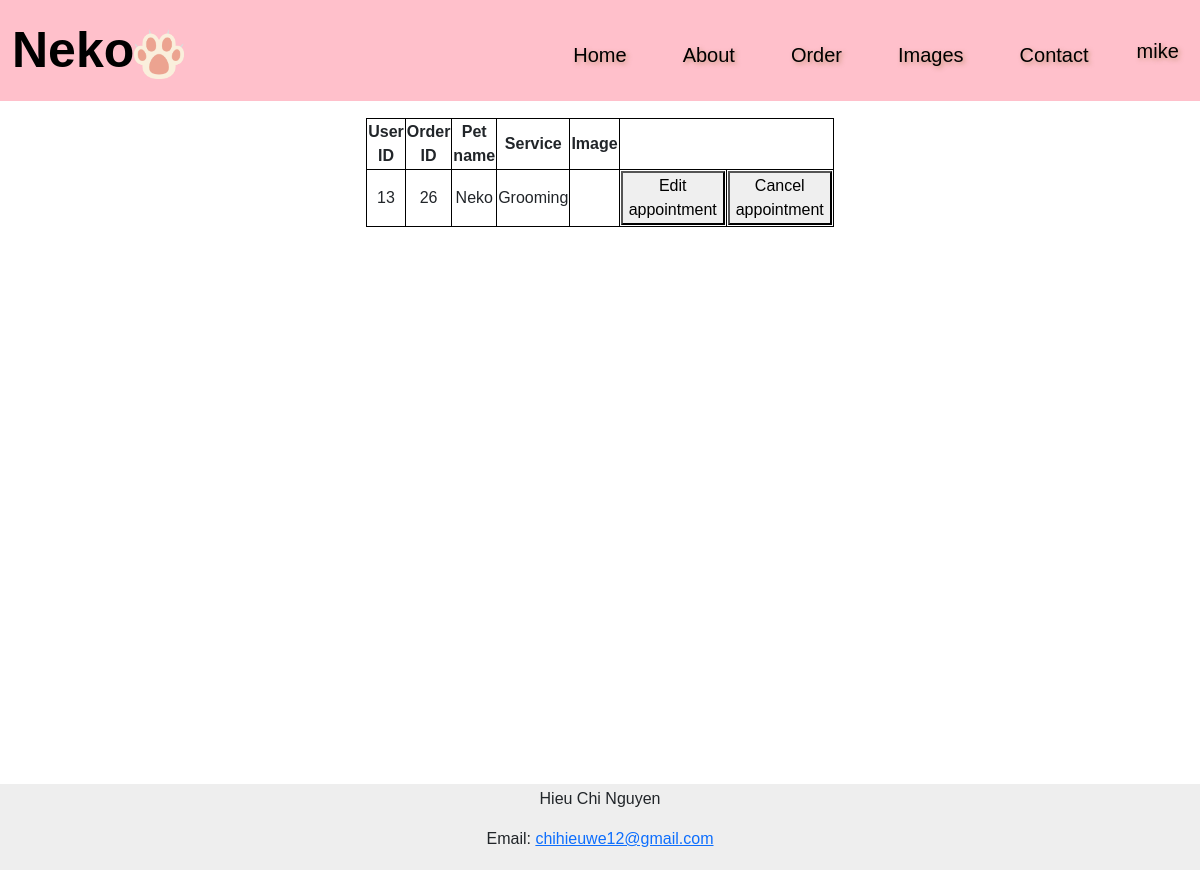
The app's page /history (signed in) with its own data.
### tables this page shows
CREATE TABLE orders (
    id INTEGER PRIMARY KEY AUTOINCREMENT NOT NULL,
    user_id INTEGER,
    image_path TEXT,
    service TEXT,
    name TEXT,
    age TEXT, cash_spent NUMERIC,
    FOREIGN KEY(user_id) REFERENCES users(id)
);

### app.py (the view)
@app.route("/history")
@login_required
def history():
    orders = db.execute("SELECT * FROM orders WHERE user_id = ?", session["user_id"])
    return render_template("history.html", navbar_style='navbar-alt', navbar_brand_style='navbar-brand-alt', nav_link_style='nav-link-alt', orders=orders)

### app.py (called while the page is built)
@app.after_request
def after_request(response):
    response.headers["Cache-Control"] = "no-cache, no-store, must-revalidate"
    response.headers["Expires"] = 0
    response.headers["Pragma"] = "no-cache"
    return response

def login_required(f):
    @wraps(f)
    def decorated_function(*args, **kwargs):
        if session.get("user_id") is None:
            return redirect("/login")
        return f(*args, **kwargs)
    return decorated_function

### templates/history.html (shortened to what this page needs)
{% extends "layout.html" %}
{% block main %}
<table>
    <thead>
        <tr>
            <th>User ID</th>
            <th>Order ID</th>
            <th>Pet name</th>
            <th>Service</th>
            <th>Image</th>
        </tr>
    </thead>
    <tbody>
        {% for order in orders %}
        <tr>
            <td>{{ order.user_id }}</td>
            <td>{{ order.id }}</td>
            <td>{{ order.name }}</td>
            <td>{{ order.service }}</td>
            <td>
                <form action="/edit" method="get">
                    <td><button type="submit">Edit appointment</button></td>
                </form>
                <form action="/cancel" method="post">
                    <td><button type="submit">Cancel appointment</button></td>
                </form>
            </td>
        </tr>
        {% endfor %}
    </tbody>
</table>
{% endblock %}

### static/styles/styles.css (style rules this page uses)
* { font-family: 'proxima-nova', sans-serif; }
body { position: relative; min-height: 100vh; }
table, th, td { margin-left: auto; margin-right: auto; width: 30%; border: 1px solid black; margin-top: auto; margin-bottom: auto; }

### records on screen
orders: user_id "13", id "26", name "Neko", service "Grooming"

### other values on screen
{{ session["username"] }} "mike"
